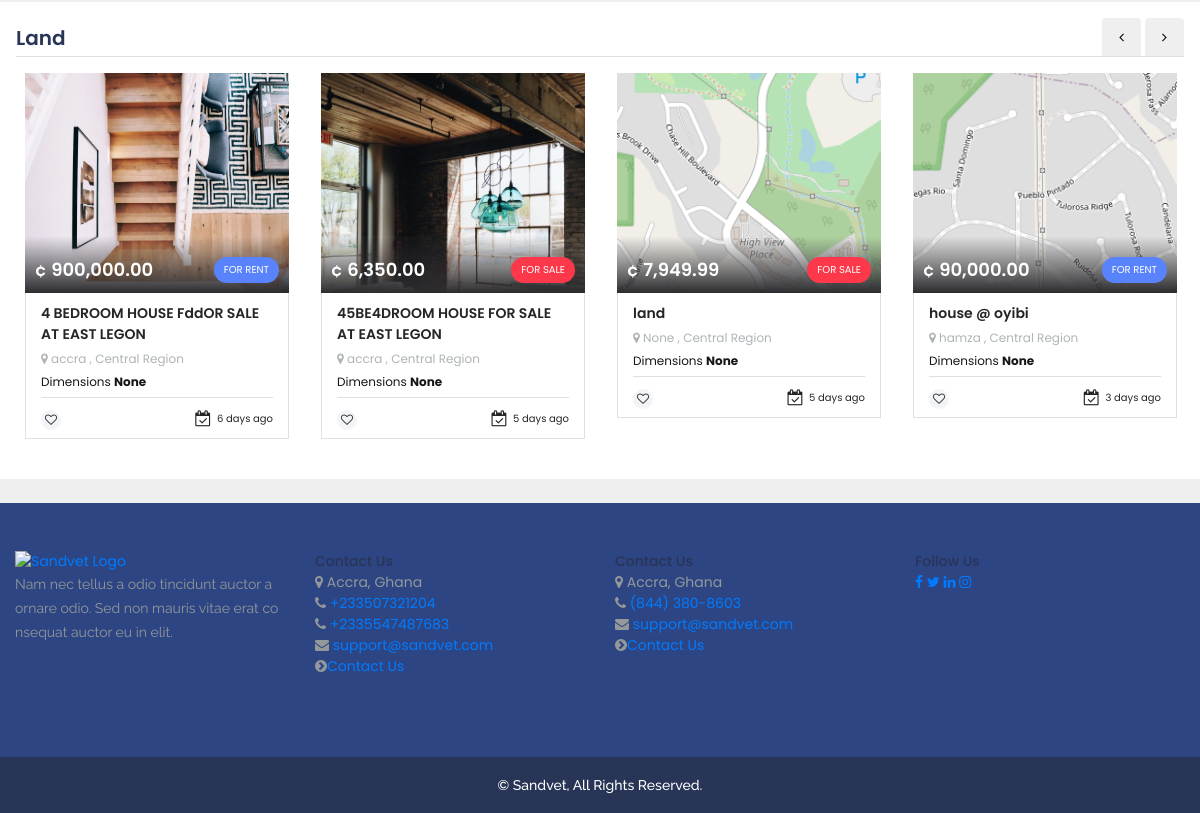
Before: / (lower part) with the older database file.
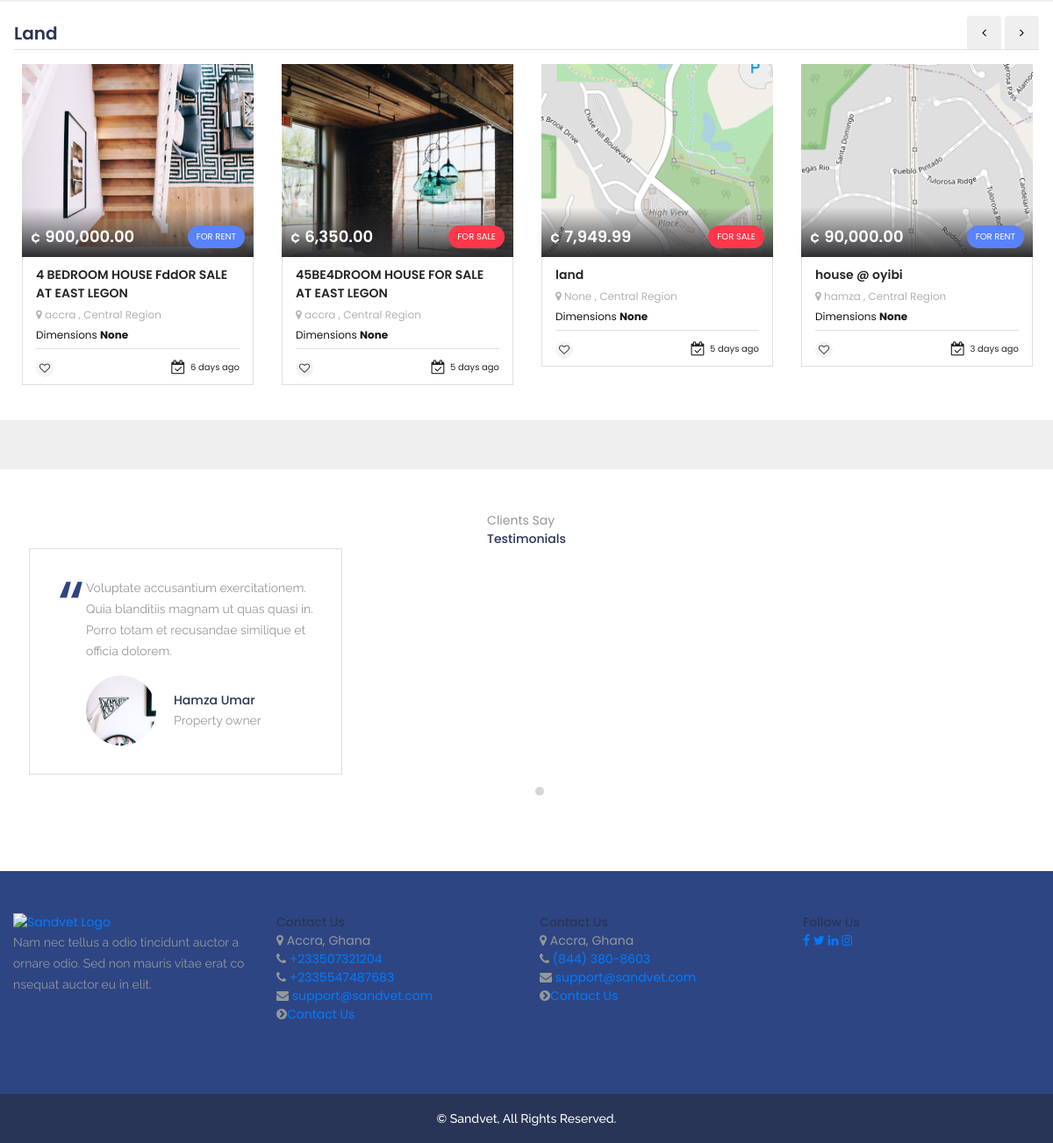
After: the same page with the newer database file.
### property/models.py (models this page shows, shortened)
class Category(models.Model):
    title = models.CharField(max_length=200, null=True, blank=True)
    def __str__(self):
        return self.title
    class Meta:
        ordering = ['-id']
    def get_for_sale_category_url(self):
        return reverse("property:for-sale-cate", kwargs={
            'category': self.title
        })
    def get_for_rent_category_url(self):
        return reverse("property:for-rent-cate", kwargs={
            'category': self.title
        })

class Property(models.Model):
    SALE = 'sale'
    RENT = 'rent'
    PROPERTY_PURPOSE_TYPE = [
        (SALE, 'sale'),
        (RENT, 'rent'),
    ]
    title = models.CharField(max_length=200, null=True)
    price = models.FloatField()
    slug = models.SlugField(unique=True)
    description = models.TextField()
    region = models.ForeignKey(Region, on_delete=models.CASCADE, null=True, blank=True, related_name='properties')
    category = models.ForeignKey(Category, on_delete=models.CASCADE, null=True, blank=True)
    purpose = models.CharField(max_length=4, choices=PROPERTY_PURPOSE_TYPE, default=SALE)
    address = models.CharField(max_length=200, null=True, blank=True)
    dimension = models.CharField(max_length=200, null=True, blank=True)
    bed = models.PositiveIntegerField(default=1, null=True, blank=True)
    bath = models.PositiveIntegerField(default=1, null=True, blank=True)
    garage = models.PositiveIntegerField(default=0, null=True, blank=True)
    image = models.ImageField(null=True, blank=True)
    views = models.PositiveIntegerField(default=0)
    created_at = models.DateTimeField(auto_now_add=True)
    @property
    def imageURL(self):
        try:
            url = self.image.url
        except:
            url = ''
        return url
    def get_absolute_url(self):
        return reverse("property:property", kwargs={
            'slug': self.slug
        })
    def get_date(self):
        time = datetime.now()
        if self.created_at.day == time.day:
            return str(time.hour - self.created_at.hour) + " hours ago"
        else:
            if self.created_at.month == time.month:
                return str(time.day - self.created_at.day) + " days ago"
            else:
                if self.created_at.year == time.year:
                    return str(time.month - self.created_at.month) + " months ago"
        return self.created_at

class Testimony(models.Model):
    name = models.CharField(max_length=200, null=True)
    message = models.TextField()
    image = models.ImageField(null=True, blank=True)
    created_at = models.DateTimeField(auto_now_add=True)
    @property
    def imageURL(self):
        try:
            url = self.image.url
        except:
            url = ''
        return url

### core/models.py (models this page shows, shortened)
class Region(models.Model):
    name = models.CharField(max_length=200, null=True, blank=True)
    capital = models.CharField(max_length=200, null=True, blank=True)
    slug = models.SlugField(unique=True, null=True, blank=True)
    class Meta:
        ordering = ['name']

### core/views.py (the view)
# urls.py: path('', IndexPageView.as_view(), name='index'),
class IndexPageView(ListView):
    model = Property
    context_object_name = 'lists'
    template_name = 'index.html'
    def get_context_data(self, **kwargs):
        kwargs['category_list_nav'] = self.categoryNav
        kwargs['category_list'] = self.category
        kwargs['testimonys'] = self.testimony
        kwargs['filter'] = self.filter
        return super().get_context_data(**kwargs)
    def get_queryset(self):
        self.categoryNav = Category.objects.filter((~Q(title="land")))
        self.category = Category.objects.all()
        self.property = Property.objects.all()
        self.testimony = Testimony.objects.all()
        self.filter = HomePropertFilter(self.request.GET, queryset=self.model.objects.all())
        return self.model.objects.order_by('-id')

### templates/index.html (shortened to what this page needs)
{% extends "base.html" %}
{% load crispy_forms_tags %}
{% load static %}
{% block content %}
{% include "includes/index/category.html" %}
{% endblock %}

### templates/includes/index/category.html (shortened to what this page needs)
{% for category in category_list%}
    {% if  category.property_set.all %}
        <section class="popular-listing py-4  section-popular-listings">
            <div class="container">
                <div class="row align-items-center justify-content-between panel__cardhead">
                    <div class="pannel__headtitle">
                        <h2>{{category.title}}</h2>
                    </div>
                    <div class="nav nav-tabs">
                        <li class="nav-item"><button id="pannelPrev{{category.title}}" class="nav-link btnArrows mr-1"> <i class="fa fa-angle-left"></i> </button>
                        </li>
                        <li class="nav-item"><button id="pannelNext{{category.title}}" class="btnArrows nav-link"> <i class="fa fa-angle-right"></i></button></li>
                    </div>
                </div>
                <div id="panel__responsive{{category.title}}" class="row panel__responsive panel__cardbody">
                    {% for list in category.property_set.all %}
                        {% include 'includes/index/indexList.html' %}
                    {% endfor %}
                </div>
            </div>
        </section>
    {% endif %}
{% endfor %}

### templates/includes/index/indexList.html (shortened to what this page needs)
{% load humanize %}
<div class="mx-3">
    <div class="card listing__card">
        <a href="{{ list.get_absolute_url }}" title="{{ list.title }}" class="preview">
            <div class="card__imgBlock">
                <img src="{{ list.imageURL }}" alt="{{ list.title }}" class="img-fluid">
                <div class="card__rateInfo">
                    <h5>&cent; {{ list.price|floatformat:2|intcomma }}</h5>
                    <span class="purpose-for-{% if list.purpose == 'sale'%}sale{%else%}rent{%endif%}">For {% if list.purpose == 'sale'%}sale{%else%}rent{%endif%}</span>
                </div>
            </div>
        </a>
        <div class="card__full">
            <div class="card__body">
                <a href="{{ list.get_absolute_url }}" title="{{ list.title }}">
                    <h3>{{ list.title }}</h3>
                    <p>
                        <i class="fa fa-map-marker"></i>
                        {{ list.address }} , {{ list.region.name }} Region
                    </p>
                </a>
                <div class="card__resultItems">
                    {% if list.category.title == 'land' %}
                        <span class="property-card-value">
                            <span class="field_name"> Dimensions </span>
                            <span class="item"> {{ list.dimension }} </span>
                        </span>
                    {% endif %}
                </div>
            </div>
            <div class="card__footer">
                <span class="favorites-actions">
                    <a href="#" class=""><i class="fa fa-heart-o"></i></a>
                </span>
                <a href="#" title="" ><i class="fa fa-calendar-check-o"></i> {{ list.get_date }} </a>
            </div>
        </div>
    </div>
</div>

### templates/includes/testimony.html
{% load static %}
{% if testimonys%}
<section class="testimonial-sec section-clients-say  ">
	<div class="container">
		<div class="row justify-content-center">
			<div class="section-heading">
				<span class="">Clients Say</span>
				<h3 class="">Testimonials</h3>
			</div>
		</div>
		<div class="row testimonail-sect">
			<div class="testimony__carousel col-12">
				{% for testimony in testimonys %}
				<div class="testimony__comment mx-3">
					<div class="card testimony__commentCard">
						<p>{{ testimony.message }}</p>
						<div class="d-flex align-items-center testimony__profCard">
							<div class="testimony__image">
								<img src="{{ testimony.imageURL }}" alt="image" class="img-fluid">
							</div>
							<div>
								<h3>{{ testimony.name }}</h3>
								<p>Property owner</p>
							</div>
						</div>
					</div>
				</div>
				{%endfor%}
			</div>
		</div>
	</div>
</section>
{%endif%}

Changed rows visible on the page:
added Testimony: message "Voluptate accusantium exercitationem. Quia blanditiis magnam ut quas quasi in. Porro totam et recusandae similique et officia dolorem.", imageURL (picture), name "Hamza Umar"
Other visible differences:
text now shown: "Clients Say Testimonials"
